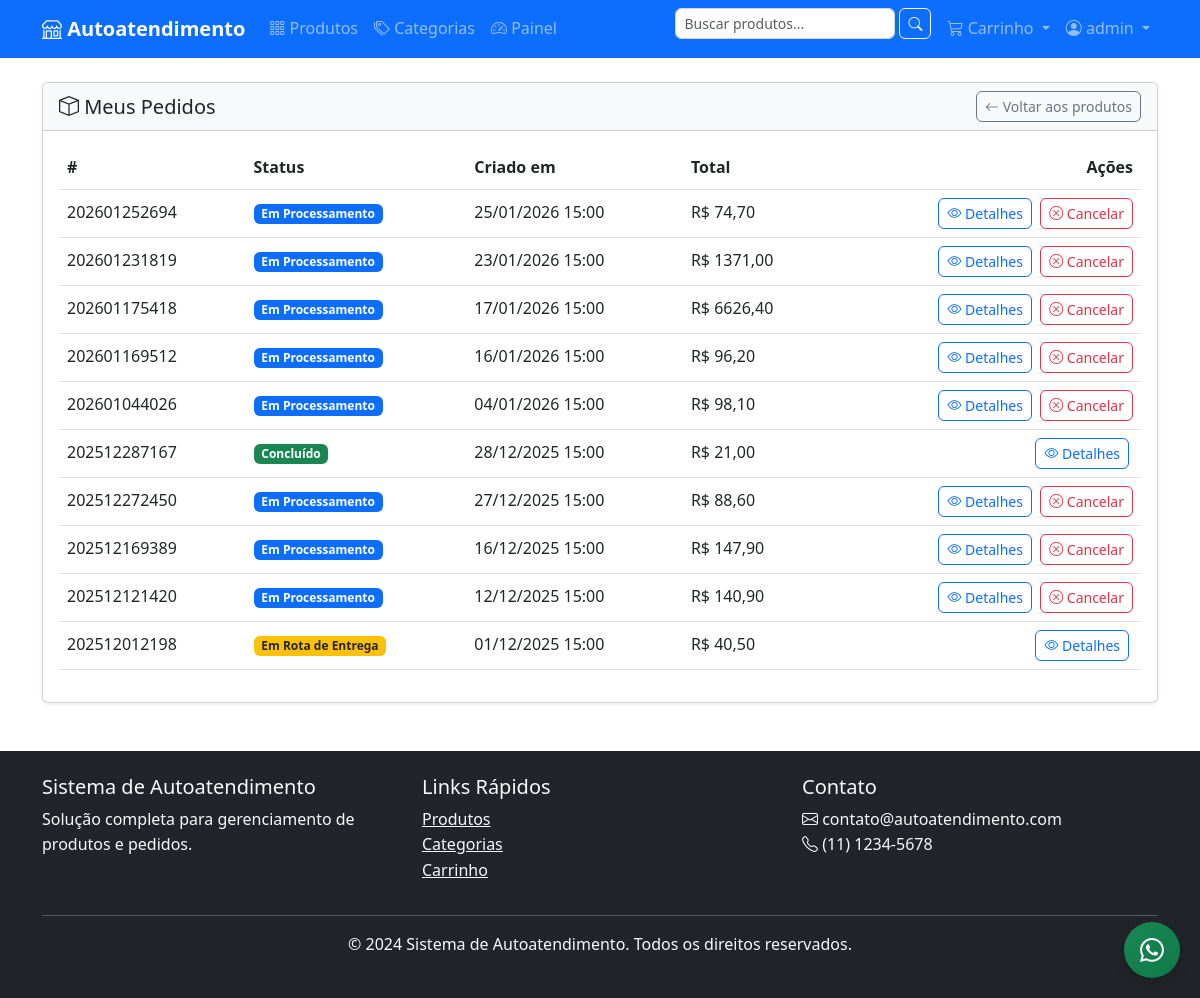
The app's page /orders/list/ (signed in), older data.
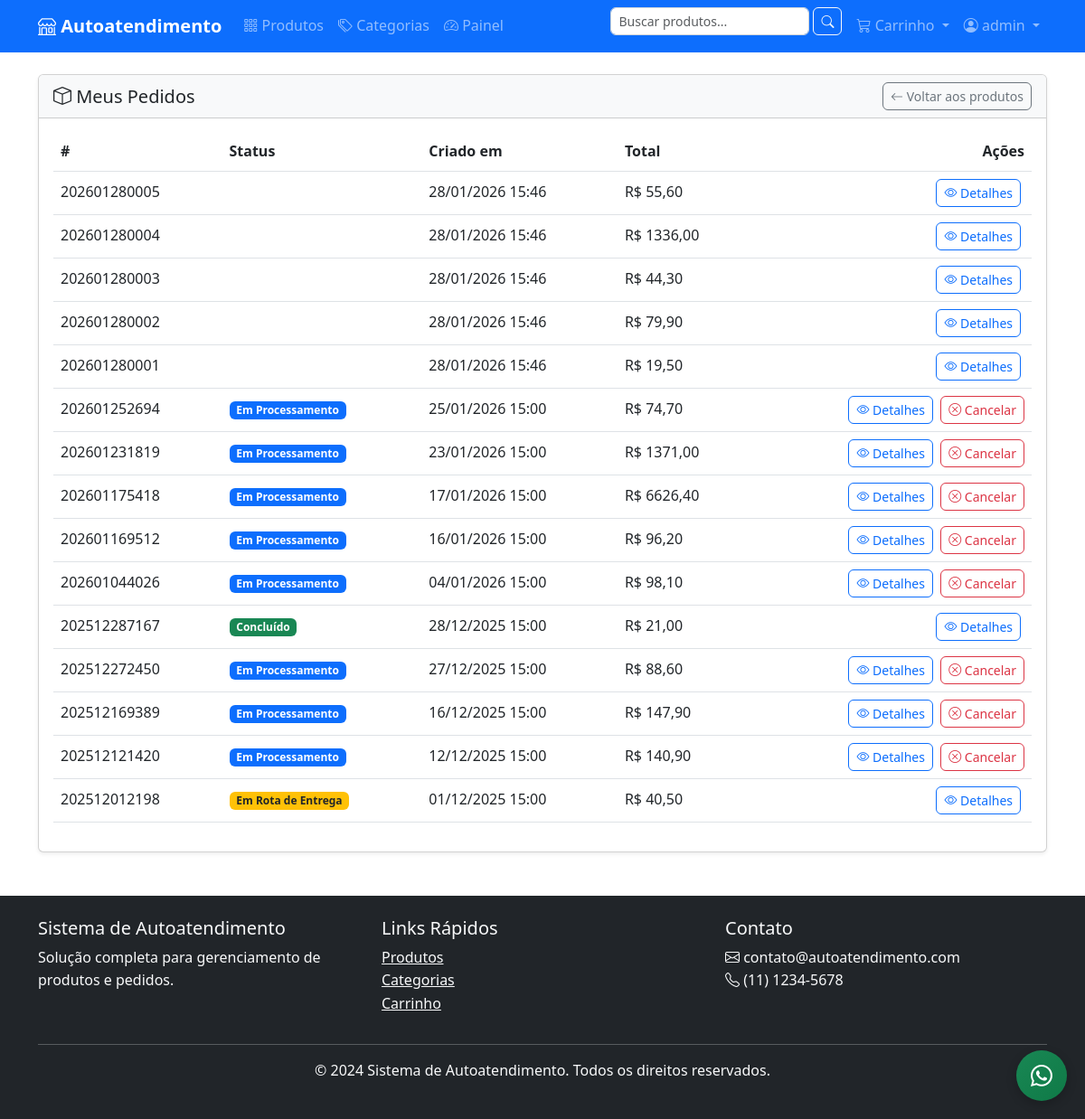
The same page, newer data.
### orders/models.py (models this page shows, shortened)
class Order(models.Model):
    STATUS_CHOICES = [
        ('processing', 'Em Processamento'),
        ('out_for_delivery', 'Em Rota de Entrega'),
        ('completed', 'Concluído'),
        ('cancelled', 'Cancelado'),
    ]
    id = models.UUIDField(primary_key=True, default=uuid.uuid4, editable=False)
    order_number = models.CharField('Número do Pedido', max_length=20, unique=True, db_index=True)
    user = models.ForeignKey(
        User,
        on_delete=models.SET_NULL,
        null=True,
        blank=True,
        verbose_name='Usuário'
    )
    session_key = models.CharField('Chave da Sessão', max_length=40, blank=True, db_index=True)
    customer_name = models.CharField('Nome do Cliente', max_length=100)
    customer_email = models.EmailField('Email do Cliente')
    customer_phone = models.CharField('Telefone do Cliente', max_length=20)
    status = models.CharField('Status', max_length=20, choices=STATUS_CHOICES, default='processing')
    subtotal = models.DecimalField('Subtotal', max_digits=10, decimal_places=2, default=0)
    shipping_cost = models.DecimalField('Frete', max_digits=10, decimal_places=2, default=0)
    total_amount = models.DecimalField('Total', max_digits=10, decimal_places=2, default=0)
    notes = models.TextField('Observações', blank=True)
    created_at = models.DateTimeField('Criado em', auto_now_add=True)
    updated_at = models.DateTimeField('Atualizado em', auto_now=True)
    class Meta:
        verbose_name = 'Pedido'
        verbose_name_plural = 'Pedidos'
        ordering = ['-created_at']
        indexes = [
            models.Index(fields=['order_number']),
            models.Index(fields=['status']),
            models.Index(fields=['created_at']),
            models.Index(fields=['customer_email']),
        ]
    def get_absolute_url(self):
        return reverse('orders:order_detail', kwargs={'order_number': self.order_number})
    @property
    def status_display(self):
        return dict(self.STATUS_CHOICES).get(self.status, self.status)
    def can_be_cancelled(self):
        return self.status == 'processing'

### orders/views.py (the view)
# urls.py: path('list/', views.OrderListView.as_view(), name='order_list'),
class OrderListView(TemplateView):
    template_name = 'orders/order_list.html'
    def get_context_data(self, **kwargs):
        context = super().get_context_data(**kwargs)
        if self.request.user.is_authenticated:
            orders = Order.objects.filter(user=self.request.user).order_by('-created_at')
        else:
            orders = Order.objects.filter(
                session_key=self.request.session.session_key
            ).order_by('-created_at')
        context['orders'] = orders.select_related('shipping_address').prefetch_related('items__product')
        return context

### cart/context_processors.py (called while the page is built)
def cart(request):
    session_key = request.session.session_key
    if not session_key:
        return {'cart': None, 'cart_total': 0, 'cart_amount': 0}
    try:
        cart = Cart.objects.get(session_key=session_key)
        return {
            'cart': cart,
            'cart_total': cart.total_items,
            'cart_amount': cart.total_amount
        }
    except Cart.DoesNotExist:
        return {'cart': None, 'cart_total': 0, 'cart_amount': 0}

### templates/orders/order_list.html (shortened to what this page needs)
{% extends "base.html" %}
{% load static %}
{% block content %}
<div class="card shadow-sm">
  <div class="card-header bg-light d-flex justify-content-between align-items-center">
    <h5 class="mb-0"><i class="bi bi-box"></i> Meus Pedidos</h5>
    <a href="{% url 'products:product_list' %}" class="btn btn-sm btn-outline-secondary">
      <i class="bi bi-arrow-left"></i> Voltar aos produtos
    </a>
  </div>
  <div class="card-body">
    {% if orders %}
    <div class="table-responsive">
      <table class="table table-hover align-middle">
        <thead>
          <tr>
            <th>#</th>
            <th>Status</th>
            <th>Criado em</th>
            <th>Total</th>
            <th class="text-end">Ações</th>
          </tr>
        </thead>
        <tbody>
          {% for order in orders %}
          <tr id="order-row-{{ order.order_number }}">
            <td>{{ order.order_number }}</td>
            <td>
              <span id="status-badge-{{ order.order_number }}" class="badge
                {% if order.status == 'processing' %}bg-primary{% elif order.status == 'out_for_delivery' %}bg-warning text-dark{% elif order.status == 'completed' %}bg-success{% elif order.status == 'cancelled' %}bg-danger{% endif %}">
                {{ order.status_display }}
              </span>
            </td>
            <td>{{ order.created_at|date:"d/m/Y H:i" }}</td>
            <td>R$ {{ order.total_amount|floatformat:2 }}</td>
            <td class="text-end">
              <a href="{{ order.get_absolute_url }}" class="btn btn-sm btn-outline-primary me-1">
                <i class="bi bi-eye"></i> Detalhes
              </a>
              {% if order.can_be_cancelled %}
              <button
                class="btn btn-sm btn-outline-danger cancel-order-btn"
                data-order-number="{{ order.order_number }}">
                <i class="bi bi-x-circle"></i> Cancelar
              </button>
              {% endif %}
            </td>
          </tr>
          {% endfor %}
        </tbody>
      </table>
    </div>
    {% else %}
      <p class="text-muted mb-0">Você não possui pedidos.</p>
    {% endif %}
  </div>
</div>
{% endblock %}

### templates/base.html (shortened to what this page needs)
{% load static %}
<!DOCTYPE html>
<html lang="pt-br">
<head>
    <link href="https://cdn.jsdelivr.net/npm/bootstrap@5.3.0/dist/css/bootstrap.min.css" rel="stylesheet">
    <link rel="stylesheet" href="https://cdn.jsdelivr.net/npm/bootstrap-icons@1.10.0/font/bootstrap-icons.css">
    <link rel="stylesheet" href="{% static 'css/style.css' %}">
</head>
<body>
    <nav class="navbar navbar-expand-lg navbar-dark bg-primary">
        <div class="container">
            <a class="navbar-brand" href="{% url 'home' %}">
                <i class="bi bi-shop"></i> Autoatendimento
            </a>
            <div class="collapse navbar-collapse" id="navbarNav">
                <ul class="navbar-nav me-auto">
                    <li class="nav-item">
                        <a class="nav-link" href="{% url 'products:product_list' %}">
                            <i class="bi bi-grid-3x3-gap"></i> Produtos
                        </a>
                    </li>
                    <li class="nav-item">
                        <a class="nav-link" href="{% url 'products:category_list' %}">
                            <i class="bi bi-tags"></i> Categorias
                        </a>
                    </li>
                    {% if request.user.is_staff %}
                    <li class="nav-item">
                        <a class="nav-link" href="{% url 'painel:home' %}">
                            <i class="bi bi-speedometer2"></i> Painel
                        </a>
                    </li>
                    {% endif %}
                </ul>
                <ul class="navbar-nav">
                    <li class="nav-item">
                        <form class="d-flex me-2" method="get" action="{% url 'products:product_list' %}">
                            <input class="form-control form-control-sm" type="search" name="q" placeholder="Buscar produtos..." value="{{ request.GET.q }}">
                            <button class="btn btn-outline-light btn-sm ms-1" type="submit">
                                <i class="bi bi-search"></i>
                            </button>
                        </form>
                    </li>
                    <li class="nav-item dropdown">
                        <a class="nav-link dropdown-toggle" href="#" id="cartDropdown" role="button" data-bs-toggle="dropdown">
                            <i class="bi bi-cart3"></i>
                            Carrinho
                        </a>
                    </li>
                    {% if user.is_authenticated %}
                        <li class="nav-item dropdown">
                            <a class="nav-link dropdown-toggle" href="#" id="userDropdown" role="button" data-bs-toggle="dropdown">
                                <i class="bi bi-person-circle"></i> {{ user.first_name|default:user.username }}
                            </a>
                        </li>
                    {% else %}
                        <li class="nav-item">
                            <a class="nav-link" href="{% url 'accounts:login' %}">
                                <i class="bi bi-box-arrow-in-right"></i> Entrar
                            </a>
                        </li>
                    {% endif %}
                </ul>
            </div>
        </div>
    </nav>
    <main class="container my-4">
        {% block content %}{% endblock %}
    </main>
    <footer class="bg-dark text-light py-4 mt-5">
        <div class="container">
            <div class="row">
                <div class="col-md-4">
                    <h5>Sistema de Autoatendimento</h5>
                    <p>Solução completa para gerenciamento de produtos e pedidos.</p>
                </div>
                <div class="col-md-4">
                    <h5>Links Rápidos</h5>
                    <ul class="list-unstyled">
                        <li><a href="{% url 'products:product_list' %}" class="text-light">Produtos</a></li>
                        <li><a href="{% url 'products:category_list' %}" class="text-light">Categorias</a></li>
                        <li><a href="{% url 'cart:cart_detail' %}" class="text-light">Carrinho</a></li>
                    </ul>
                </div>
                <div class="col-md-4">
                    <h5>Contato</h5>
                    <p>
                        <i class="bi bi-envelope"></i> contato@autoatendimento.com<br>
                        <i class="bi bi-telephone"></i> (11) 1234-5678
                    </p>
                </div>
            </div>
            <hr>
            <div class="text-center">
                <p>&copy; 2024 Sistema de Autoatendimento. Todos os direitos reservados.</p>
            </div>
        </div>
    </footer>
        <a href="https://wa.me/qr/ANLDIFB7UZTSL1"
           class="btn btn-success d-flex align-items-center justify-content-center"
           target="_blank" rel="noopener" aria-label="Abrir WhatsApp"
           style="position: fixed; bottom: 20px; right: 20px; width: 56px; height: 56px; border-radius: 50%; box-shadow: 0 4px 12px rgba(0,0,0,.2); z-index: 1050;">
            <i class="bi bi-whatsapp fs-4"></i>
        </a>
</body>
</html>

### static/css/style.css (style rules this page uses)
:root { --primary-color: #0d6efd; --secondary-color: #6c757d; --success-color: #198754; --danger-color: #dc3545; --warning-color: #ffc107; --info-color: #0dcaf0; --light-color: #f8f9fa; --dark-color: #212529; }
body { font-family: 'Segoe UI', Tahoma, Geneva, Verdana, sans-serif; line-height: 1.6; color: var(--dark-color); }
.navbar-brand { font-weight: bold; font-size: 1.25rem; }
.navbar-nav .nav-link { font-weight: 500; transition: color 0.3s ease; }
.btn { border-radius: 6px; font-weight: 500; transition: all 0.3s ease; }
.btn-success { background: linear-gradient(135deg, var(--success-color), #0f7a47); border: none; }
.form-control, .form-select { border-radius: 6px; border: 1px solid #ced4da; }

Row changes from the older to the newer data that the page shows:
added Order: order_number "202601280005", created_at "28/01/2026 15:46", total_amount "55,60", status "shipped" (drawn)
added Order: order_number "202601280004", created_at "28/01/2026 15:46", total_amount "1336,00", status "shipped" (drawn)
added Order: order_number "202601280003", created_at "28/01/2026 15:46", total_amount "44,30", status "confirmed" (drawn)
added Order: order_number "202601280002", created_at "28/01/2026 15:46", total_amount "79,90", status "delivered" (drawn)
added Order: order_number "202601280001", created_at "28/01/2026 15:46", total_amount "19,50", status "confirmed" (drawn)
